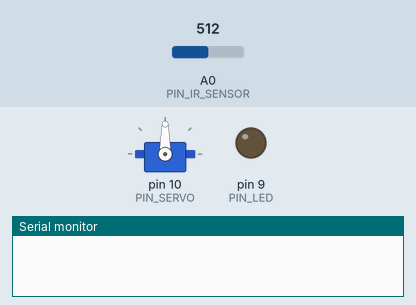
Bench run of a sketch on a simulated Arduino Uno, built with avr-gcc and run on an emulated ATmega328P. Parts: servo, output pins drawn as LEDs (lit = HIGH), the last lines printed to the serial monitor. The inputs (shaded band) are chosen by the test bench; at power-on: A0 (PIN_IR_SENSOR) = 512.

Above: at 1.2 s.
1.3 s: A0 (PIN_IR_SENSOR) set to 474
2.8 s: A0 (PIN_IR_SENSOR) set to 450
At 3.3 s:
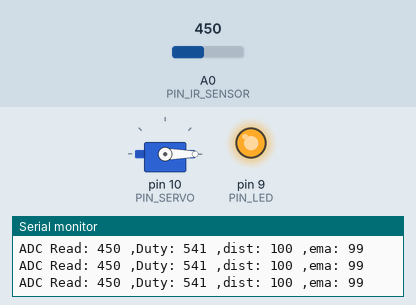
4.3 s: A0 (PIN_IR_SENSOR) set to 359
5.8 s: A0 (PIN_IR_SENSOR) set to 333
At 6.2 s:
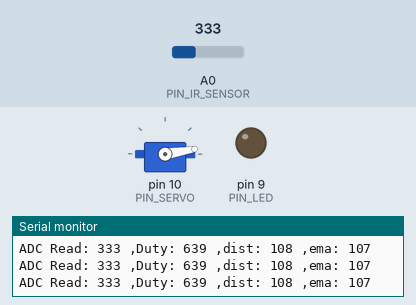
7.4 s: A0 (PIN_IR_SENSOR) set to 306
At 8.1 s:
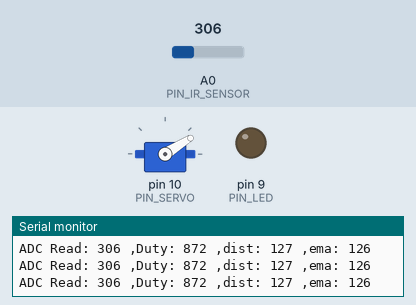
9.1 s: A0 (PIN_IR_SENSOR) set to 240
At 10.6 s:
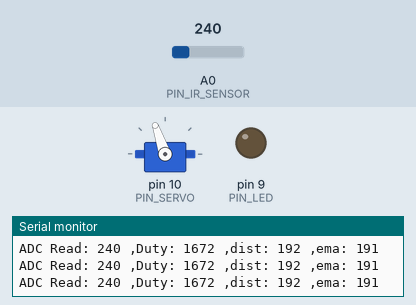
Timing chart, 0 to 12.1 s (numbered marks = the images above; inputs shaded):
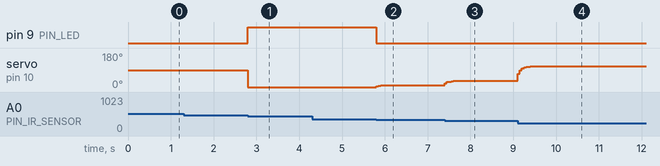

The sketch:

17_example_1.ino
```cpp
#include <Servo.h>

// Arduino pin assignment

// #define PIN_POTENTIOMETER 3 // Potentiometer at Pin A3
// Add IR Sensor Definition Here !!!
#define PIN_IR_SENSOR 0
#define PIN_SERVO 10
#define PIN_LED 9

#define _DUTY_MIN 553  // servo full clock-wise position (0 degree)
#define _DUTY_NEU 1476 // servo neutral position (90 degree)
#define _DUTY_MAX 2399 // servo full counter-clockwise position (180 degree)

#define EMA 0.5

#define LOOP_INTERVAL 50   // Loop Interval (unit: msec)

Servo myservo;
unsigned long last_loop_time;   // unit: msec
int ema;

void setup()
{
  myservo.attach(PIN_SERVO);
  myservo.writeMicroseconds(_DUTY_NEU);
  pinMode(PIN_LED, OUTPUT);
  Serial.begin(2000000);
}

long _map(long x, long in_min, long in_max, long out_min, long out_max) {
  return (x - in_min) * (out_max - out_min) / (in_max - in_min) + out_min;
}

void loop()
{
  unsigned long time_curr = millis();
  int a_value, duty, dist;

  // wait until next event time
  if (time_curr < (last_loop_time + LOOP_INTERVAL))
    return;
  last_loop_time += LOOP_INTERVAL;

  // Remove Next line !!!
  // a_value = analogRead(PIN_POTENTIOMETER);
  // Read IR Sensor value !!!
  a_value = analogRead(PIN_IR_SENSOR);
  // Convert IR sensor value into distance !!!
  dist = (6762.0 / (a_value - 9) - 4.0) * 10.0 - 60.0;
  // we need distance range filter here !!!
  if (dist < 50.0 || dist > 300.0) return;
  if (dist >= 100.0 && dist <= 250.0) {
    digitalWrite(PIN_LED, LOW);
  } else {
    digitalWrite(PIN_LED, HIGH);
    if(dist < 100.0) {
      dist = 100.0;
    } else {
      dist = 250.0;
    }
  }

  // we need EMA filter here !!!
  ema = ema * EMA + dist * (1 - EMA);

  // map distance into duty
  // duty = map(a_value, 0, 1023, _DUTY_MIN, _DUTY_MAX);
  duty = _map(ema, 100, 250, _DUTY_MIN, _DUTY_MAX);
  // duty = (ema - 100.0 / 150.0) * (_DUTY_MAX - _DUTY_MIN) + _DUTY_MIN;
  myservo.writeMicroseconds(duty);

  // print IR sensor value, distnace, duty !!!
  Serial.print("ADC Read: "); Serial.print(a_value);
  Serial.print(" ,Duty: ");
  Serial.print(duty);
  Serial.print(" ,dist: ");
  Serial.print(dist);
  Serial.print(" ,ema: ");
  Serial.println(ema);
}
```

Measured:
- the behaviour switches between 460 and 459 on A0 (PIN_IR_SENSOR) (found by bisection; images 0 and 1)
- the behaviour switches between 348 and 347 on A0 (PIN_IR_SENSOR) (found by bisection; images 1 and 2)
- after the input at 1.3 s, every drawn part: stays the same
- after the input at 2.8 s, pin 9 (PIN_LED): LOW → HIGH at once; servo on pin 10 (PIN_SERVO): 90° → 0° at once
- after the input at 5.8 s, pin 9 (PIN_LED): HIGH → LOW at once; servo on pin 10 (PIN_SERVO): 0° → 9° at once
- after the input at 7.4 s, servo on pin 10 (PIN_SERVO): 9° → 32° at once
- after the input at 9.1 s, servo on pin 10 (PIN_SERVO): 32° → 109° at once
